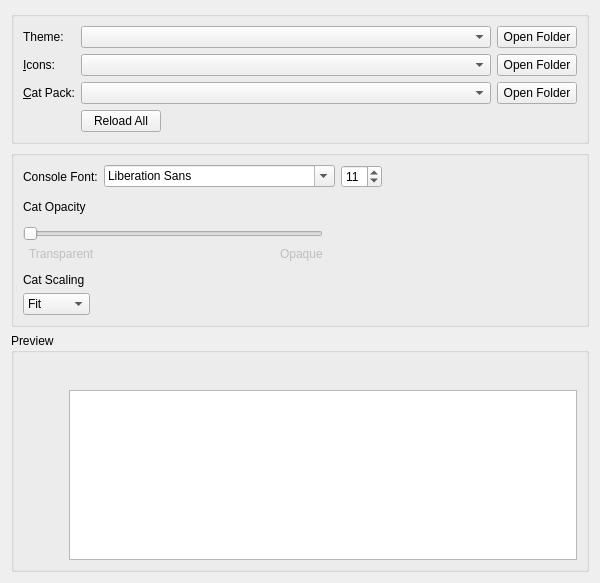
<?xml version="1.0" encoding="UTF-8"?>
<ui version="4.0">
 <class>AppearanceWidget</class>
 <widget class="QWidget" name="AppearanceWidget">
  <property name="geometry">
   <rect>
    <x>0</x>
    <y>0</y>
    <width>600</width>
    <height>583</height>
   </rect>
  </property>
  <property name="minimumSize">
   <size>
    <width>300</width>
    <height>0</height>
   </size>
  </property>
  <layout class="QVBoxLayout" name="verticalLayout" stretch="0,0,0">
   <item>
    <widget class="QGroupBox" name="themingBox">
     <property name="title">
      <string/>
     </property>
     <property name="flat">
      <bool>false</bool>
     </property>
     <layout class="QVBoxLayout" name="verticalLayout_2">
      <item>
       <layout class="QGridLayout" name="gridLayout">
        <item row="2" column="3">
         <widget class="QPushButton" name="catPackFolder">
          <property name="toolTip">
           <string>View cat packs folder.</string>
          </property>
          <property name="text">
           <string>Open Folder</string>
          </property>
         </widget>
        </item>
        <item row="0" column="3">
         <widget class="QPushButton" name="widgetStyleFolder">
          <property name="toolTip">
           <string>View widget themes folder.</string>
          </property>
          <property name="text">
           <string>Open Folder</string>
          </property>
         </widget>
        </item>
        <item row="1" column="3">
         <widget class="QPushButton" name="iconsFolder">
          <property name="toolTip">
           <string>View icon themes folder.</string>
          </property>
          <property name="text">
           <string>Open Folder</string>
          </property>
         </widget>
        </item>
        <item row="2" column="0">
         <widget class="QLabel" name="catPackLabel">
          <property name="text">
           <string>&amp;Cat Pack:</string>
          </property>
          <property name="buddy">
           <cstring>catPackComboBox</cstring>
          </property>
         </widget>
        </item>
        <item row="2" column="2">
         <widget class="QComboBox" name="catPackComboBox"/>
        </item>
        <item row="1" column="2">
         <widget class="QComboBox" name="iconsComboBox">
          <property name="sizePolicy">
           <sizepolicy hsizetype="Expanding" vsizetype="Fixed">
            <horstretch>0</horstretch>
            <verstretch>0</verstretch>
           </sizepolicy>
          </property>
          <property name="focusPolicy">
           <enum>Qt::FocusPolicy::StrongFocus</enum>
          </property>
         </widget>
        </item>
        <item row="0" column="2">
         <widget class="QComboBox" name="widgetStyleComboBox">
          <property name="sizePolicy">
           <sizepolicy hsizetype="Expanding" vsizetype="Fixed">
            <horstretch>0</horstretch>
            <verstretch>0</verstretch>
           </sizepolicy>
          </property>
          <property name="focusPolicy">
           <enum>Qt::FocusPolicy::StrongFocus</enum>
          </property>
         </widget>
        </item>
        <item row="3" column="2">
         <widget class="QPushButton" name="reloadThemesButton">
          <property name="sizePolicy">
           <sizepolicy hsizetype="Maximum" vsizetype="Fixed">
            <horstretch>0</horstretch>
            <verstretch>0</verstretch>
           </sizepolicy>
          </property>
          <property name="text">
           <string>Reload All</string>
          </property>
         </widget>
        </item>
        <item row="0" column="0">
         <widget class="QLabel" name="widgetStyleLabel">
          <property name="text">
           <string>Theme:</string>
          </property>
          <property name="buddy">
           <cstring>widgetStyleComboBox</cstring>
          </property>
         </widget>
        </item>
        <item row="1" column="0">
         <widget class="QLabel" name="iconsLabel">
          <property name="text">
           <string>&amp;Icons:</string>
          </property>
          <property name="buddy">
           <cstring>iconsComboBox</cstring>
          </property>
         </widget>
        </item>
       </layout>
      </item>
     </layout>
    </widget>
   </item>
   <item>
    <widget class="QGroupBox" name="settingsBox">
     <property name="title">
      <string/>
     </property>
     <layout class="QVBoxLayout" name="verticalLayout_5">
      <item>
       <layout class="QHBoxLayout" name="horizontalLayout_5">
        <item>
         <widget class="QLabel" name="label">
          <property name="text">
           <string>Console Font:</string>
          </property>
         </widget>
        </item>
        <item>
         <widget class="QFontComboBox" name="consoleFont"/>
        </item>
        <item>
         <widget class="QSpinBox" name="fontSizeBox">
          <property name="sizePolicy">
           <sizepolicy hsizetype="Maximum" vsizetype="Fixed">
            <horstretch>0</horstretch>
            <verstretch>0</verstretch>
           </sizepolicy>
          </property>
          <property name="minimum">
           <number>5</number>
          </property>
          <property name="maximum">
           <number>16</number>
          </property>
          <property name="value">
           <number>11</number>
          </property>
         </widget>
        </item>
        <item>
         <spacer name="horizontalSpacer_2">
          <property name="orientation">
           <enum>Qt::Orientation::Horizontal</enum>
          </property>
          <property name="sizeHint" stdset="0">
           <size>
            <width>0</width>
            <height>0</height>
           </size>
          </property>
         </spacer>
        </item>
       </layout>
      </item>
      <item>
       <spacer name="verticalSpacer_2">
        <property name="orientation">
         <enum>Qt::Orientation::Vertical</enum>
        </property>
        <property name="sizeType">
         <enum>QSizePolicy::Policy::Fixed</enum>
        </property>
        <property name="sizeHint" stdset="0">
         <size>
          <width>0</width>
          <height>6</height>
         </size>
        </property>
       </spacer>
      </item>
      <item>
       <widget class="QLabel" name="catOpacityLabel">
        <property name="text">
         <string>Cat Opacity</string>
        </property>
       </widget>
      </item>
      <item>
       <widget class="QWidget" name="widget_2" native="true">
        <property name="maximumSize">
         <size>
          <width>300</width>
          <height>16777215</height>
         </size>
        </property>
        <layout class="QHBoxLayout" name="horizontalLayout_2">
         <property name="leftMargin">
          <number>0</number>
         </property>
         <property name="topMargin">
          <number>0</number>
         </property>
         <property name="rightMargin">
          <number>0</number>
         </property>
         <property name="bottomMargin">
          <number>0</number>
         </property>
        </layout>
       </widget>
      </item>
      <item>
       <widget class="QWidget" name="widget" native="true">
        <property name="maximumSize">
         <size>
          <width>300</width>
          <height>16777215</height>
         </size>
        </property>
        <layout class="QGridLayout" name="gridLayout_4">
         <property name="leftMargin">
          <number>0</number>
         </property>
         <property name="topMargin">
          <number>0</number>
         </property>
         <property name="rightMargin">
          <number>0</number>
         </property>
         <property name="bottomMargin">
          <number>0</number>
         </property>
         <item row="3" column="3">
          <widget class="QLabel" name="label_5">
           <property name="enabled">
            <bool>false</bool>
           </property>
           <property name="text">
            <string>Opaque</string>
           </property>
          </widget>
         </item>
         <item row="3" column="2">
          <spacer name="horizontalSpacer_4">
           <property name="orientation">
            <enum>Qt::Orientation::Horizontal</enum>
           </property>
           <property name="sizeHint" stdset="0">
            <size>
             <width>0</width>
             <height>0</height>
            </size>
           </property>
          </spacer>
         </item>
         <item row="3" column="1">
          <widget class="QLabel" name="label_4">
           <property name="enabled">
            <bool>false</bool>
           </property>
           <property name="text">
            <string>Transparent</string>
           </property>
          </widget>
         </item>
         <item row="2" column="0" colspan="4">
          <widget class="QSlider" name="catOpacitySlider">
           <property name="minimumSize">
            <size>
             <width>0</width>
             <height>0</height>
            </size>
           </property>
           <property name="maximum">
            <number>100</number>
           </property>
           <property name="orientation">
            <enum>Qt::Orientation::Horizontal</enum>
           </property>
          </widget>
         </item>
        </layout>
       </widget>
      </item>
      <item>
       <spacer name="verticalSpacer">
        <property name="orientation">
         <enum>Qt::Orientation::Vertical</enum>
        </property>
        <property name="sizeType">
         <enum>QSizePolicy::Policy::Fixed</enum>
        </property>
        <property name="sizeHint" stdset="0">
         <size>
          <width>0</width>
          <height>6</height>
         </size>
        </property>
       </spacer>
      </item>
      <item>
       <widget class="QLabel" name="catFitLabel">
        <property name="sizePolicy">
         <sizepolicy hsizetype="Maximum" vsizetype="Fixed">
          <horstretch>0</horstretch>
          <verstretch>0</verstretch>
         </sizepolicy>
        </property>
        <property name="text">
         <string>Cat Scaling</string>
        </property>
       </widget>
      </item>
      <item>
       <widget class="QComboBox" name="catFitComboBox">
        <property name="sizePolicy">
         <sizepolicy hsizetype="Maximum" vsizetype="Fixed">
          <horstretch>0</horstretch>
          <verstretch>0</verstretch>
         </sizepolicy>
        </property>
        <property name="sizeHint" stdset="0">
         <size>
          <width>81</width>
          <height>32</height>
         </size>
        </property>
        <property name="currentIndex">
         <number>0</number>
        </property>
        <item>
         <property name="text">
          <string>Fit</string>
         </property>
        </item>
        <item>
         <property name="text">
          <string>Fill</string>
         </property>
        </item>
        <item>
         <property name="text">
          <string>Stretch</string>
         </property>
        </item>
       </widget>
      </item>
     </layout>
    </widget>
   </item>
   <item>
    <widget class="QGroupBox" name="previewBox">
     <property name="title">
      <string>Preview</string>
     </property>
     <layout class="QVBoxLayout" name="verticalLayout_3">
      <item>
       <layout class="QHBoxLayout" name="horizontalLayout_3">
        <item>
         <widget class="QPushButton" name="catPreview">
          <property name="sizePolicy">
           <sizepolicy hsizetype="Fixed" vsizetype="Minimum">
            <horstretch>0</horstretch>
            <verstretch>0</verstretch>
           </sizepolicy>
          </property>
          <property name="focusPolicy">
           <enum>Qt::FocusPolicy::NoFocus</enum>
          </property>
          <property name="text">
           <string/>
          </property>
          <property name="iconSize">
           <size>
            <width>64</width>
            <height>128</height>
           </size>
          </property>
          <property name="flat">
           <bool>true</bool>
          </property>
         </widget>
        </item>
        <item>
         <layout class="QVBoxLayout" name="verticalLayout_4">
          <item>
           <layout class="QHBoxLayout" name="horizontalLayout">
            <item>
             <widget class="QPushButton" name="icon1">
              <property name="focusPolicy">
               <enum>Qt::FocusPolicy::NoFocus</enum>
              </property>
              <property name="text">
               <string/>
              </property>
              <property name="icon">
               <iconset theme="new"/>
              </property>
              <property name="flat">
               <bool>true</bool>
              </property>
             </widget>
            </item>
            <item>
             <widget class="QPushButton" name="icon2">
              <property name="focusPolicy">
               <enum>Qt::FocusPolicy::NoFocus</enum>
              </property>
              <property name="text">
               <string/>
              </property>
              <property name="icon">
               <iconset theme="centralmods"/>
              </property>
              <property name="flat">
               <bool>true</bool>
              </property>
             </widget>
            </item>
            <item>
             <widget class="QPushButton" name="icon3">
              <property name="focusPolicy">
               <enum>Qt::FocusPolicy::NoFocus</enum>
              </property>
              <property name="text">
               <string/>
              </property>
              <property name="icon">
               <iconset theme="viewfolder"/>
              </property>
              <property name="flat">
               <bool>true</bool>
              </property>
             </widget>
            </item>
            <item>
             <widget class="QPushButton" name="icon4">
              <property name="focusPolicy">
               <enum>Qt::FocusPolicy::NoFocus</enum>
              </property>
              <property name="text">
               <string/>
              </property>
              <property name="icon">
               <iconset theme="launch"/>
              </property>
              <property name="flat">
               <bool>true</bool>
              </property>
             </widget>
            </item>
            <item>
             <widget class="QPushButton" name="icon5">
              <property name="focusPolicy">
               <enum>Qt::FocusPolicy::NoFocus</enum>
              </property>
              <property name="text">
               <string/>
              </property>
              <property name="icon">
               <iconset theme="copy"/>
              </property>
              <property name="flat">
               <bool>true</bool>
              </property>
             </widget>
            </item>
            <item>
             <widget class="QPushButton" name="icon6">
              <property name="focusPolicy">
               <enum>Qt::FocusPolicy::NoFocus</enum>
              </property>
              <property name="text">
               <string/>
              </property>
              <property name="icon">
               <iconset theme="export"/>
              </property>
              <property name="flat">
               <bool>true</bool>
              </property>
             </widget>
            </item>
            <item>
             <widget class="QPushButton" name="icon7">
              <property name="focusPolicy">
               <enum>Qt::FocusPolicy::NoFocus</enum>
              </property>
              <property name="text">
               <string/>
              </property>
              <property name="icon">
               <iconset theme="delete"/>
              </property>
              <property name="flat">
               <bool>true</bool>
              </property>
             </widget>
            </item>
            <item>
             <widget class="QPushButton" name="icon8">
              <property name="focusPolicy">
               <enum>Qt::FocusPolicy::NoFocus</enum>
              </property>
              <property name="text">
               <string/>
              </property>
              <property name="icon">
               <iconset theme="about"/>
              </property>
              <property name="flat">
               <bool>true</bool>
              </property>
             </widget>
            </item>
            <item>
             <widget class="QPushButton" name="icon9">
              <property name="focusPolicy">
               <enum>Qt::FocusPolicy::NoFocus</enum>
              </property>
              <property name="text">
               <string/>
              </property>
              <property name="icon">
               <iconset theme="settings"/>
              </property>
              <property name="flat">
               <bool>true</bool>
              </property>
             </widget>
            </item>
            <item>
             <widget class="QPushButton" name="icon10">
              <property name="focusPolicy">
               <enum>Qt::FocusPolicy::NoFocus</enum>
              </property>
              <property name="text">
               <string/>
              </property>
              <property name="icon">
               <iconset theme="cat"/>
              </property>
              <property name="flat">
               <bool>true</bool>
              </property>
             </widget>
            </item>
            <item>
             <spacer name="horizontalSpacer">
              <property name="orientation">
               <enum>Qt::Orientation::Horizontal</enum>
              </property>
              <property name="sizeHint" stdset="0">
               <size>
                <width>0</width>
                <height>0</height>
               </size>
              </property>
             </spacer>
            </item>
           </layout>
          </item>
          <item>
           <widget class="QTextEdit" name="consolePreview">
            <property name="sizePolicy">
             <sizepolicy hsizetype="Expanding" vsizetype="Expanding">
              <horstretch>0</horstretch>
              <verstretch>0</verstretch>
             </sizepolicy>
            </property>
            <property name="horizontalScrollBarPolicy">
             <enum>Qt::ScrollBarPolicy::ScrollBarAsNeeded</enum>
            </property>
            <property name="undoRedoEnabled">
             <bool>false</bool>
            </property>
            <property name="textInteractionFlags">
             <set>Qt::TextInteractionFlag::TextSelectableByKeyboard|Qt::TextInteractionFlag::TextSelectableByMouse</set>
            </property>
           </widget>
          </item>
         </layout>
        </item>
       </layout>
      </item>
     </layout>
    </widget>
   </item>
  </layout>
 </widget>
 <tabstops>
  <tabstop>widgetStyleComboBox</tabstop>
  <tabstop>widgetStyleFolder</tabstop>
  <tabstop>iconsComboBox</tabstop>
  <tabstop>iconsFolder</tabstop>
  <tabstop>catPackComboBox</tabstop>
  <tabstop>catPackFolder</tabstop>
  <tabstop>reloadThemesButton</tabstop>
  <tabstop>consoleFont</tabstop>
  <tabstop>fontSizeBox</tabstop>
  <tabstop>catFitComboBox</tabstop>
  <tabstop>catOpacitySlider</tabstop>
  <tabstop>consolePreview</tabstop>
 </tabstops>
 <resources/>
 <connections/>
</ui>
